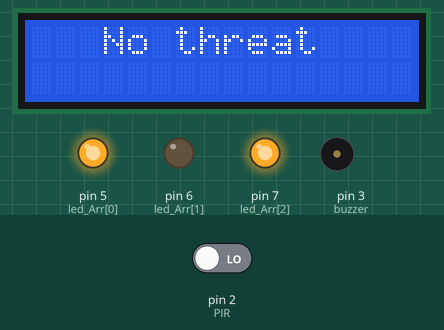
Bench run of a sketch on a simulated Arduino Uno, built with avr-gcc and run on an emulated ATmega328P. Parts: 16×2 character LCD, output pins drawn as LEDs (lit = HIGH), buzzer (waves = sounding, pin HIGH). The inputs (shaded band) are chosen by the test bench; at power-on: pin 2 (PIR) LOW.

Above: at 1.2 s.
1.3 s: pin 2 (PIR) driven HIGH
At 2.2 s:
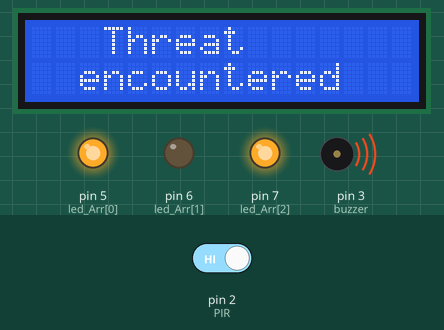
At 3.3 s:
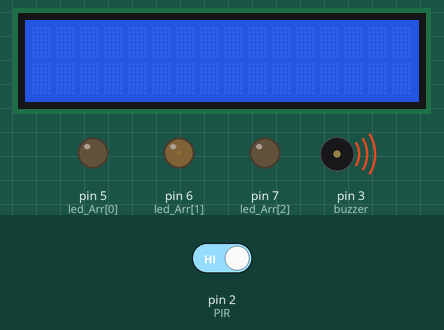
Timing chart, 0 to 10.3 s (numbered marks = the images above; inputs shaded):
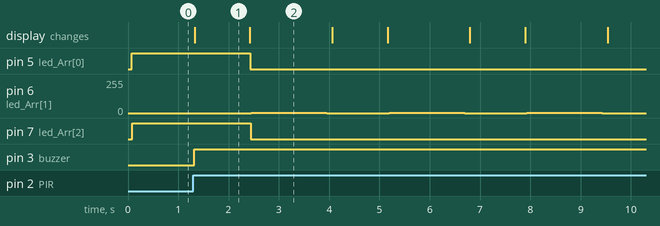

Measured:
- after the input at 1.3 s, pin 5 (led_Arr[0]), pin 7 (led_Arr[2]): HIGH → LOW after 1.1 s; pin 6 (led_Arr[1]): alternates 1/255 for 1.5 s and 0/255 for 1.2 s, starting after 1.2 s; pin 3 (buzzer): LOW → HIGH at once; the display: changes at once (image 1)
- what the display in image 1 shows lasts 1.1 s, from 1.3 s to 2.4 s

The sketch:

Source_Code_pir_system1.ino
```cpp
#include <LiquidCrystal.h>

  #define PIR 2
  #define buzzer 3

  LiquidCrystal lcd(13, 12, 11, 10, 9, 8); // the LCD is connected to Arduino UNO board through pins: 13, 12, 11, 10, 9, 8

  void setup() {
    Serial.begin(9600); //bits per second
    lcd.begin(16, 2); // 16 columns, 2 rows, the LCD type
    pinMode(buzzer, OUTPUT); // pin for the buzzer -> set output
    pinMode(PIR, INPUT); // pin for the PIR sensor

    pinMode(7, OUTPUT); // pin for the third LED
    pinMode(6, OUTPUT); // pin for the second LED
    pinMode(5, OUTPUT); // pin for the first LED
  }

  void loop() {
    lcd.setCursor(3,0); // cursor set -> the third column, the first row
    lcd.print("No threat"); // message to be printed
    check_LCD_Buzzer();
    check_Lights();
  }

  void check_LCD_Buzzer()
  {
   boolean sensor = digitalRead(PIR); //in *sensor* the state of PIR is stored
    if(sensor == 1) // the case in which the sensor detects an intruder
     {
      digitalWrite(buzzer, HIGH); // the buzzer is on
      lcd.clear();
      lcd.setCursor(3,0);
      lcd.print("Threat"); // message to be displayed on the LCD
      lcd.setCursor(2,1);
      lcd.print("encountered");
      delay(1100);
      lcd.clear();
     }
    else
     {
      digitalWrite(buzzer, LOW); // buzzer is off
      }
     delay(10); // for a better performance of the simulator
   }

  void check_Lights()
  {
   boolean sensor = digitalRead(PIR);
    int led_Arr[] = { 5, 6, 7}; // the 3 LEDs are within the array
    if(sensor == 1) // the sensor detects an intruder
     {
      // the blue LEDs are turned off
      digitalWrite(led_Arr[0], LOW);
      delay(10);
      digitalWrite(led_Arr[2], LOW);
      delay(10);
	  // the red LED is turned on, with flashing light
      int i;
   	  if(i = 1)
      {
       analogWrite(led_Arr[i], HIGH);
       delay(1500);
       analogWrite(led_Arr[i], LOW);
       delay(100);
  	   }
	 }
    else
     {
      // the blue LEDs are turned on
      digitalWrite(led_Arr[0], HIGH);
      delay(10);
      digitalWrite(led_Arr[2], HIGH);
      delay(10);
     }
   }
```
